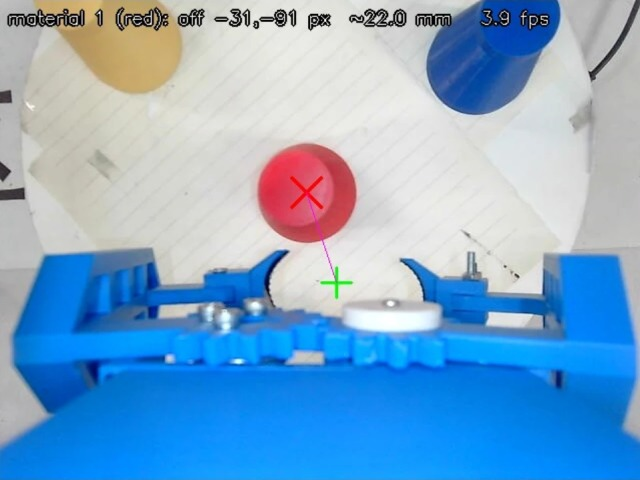
#> input picture car_backup/2026-10-22_树莓派_全部源码/testdata/arm_cam_18.jpg, 640 x 480 px, given in place of the camera
$ python cam_side_test.py 5
#> lines starting #> are read from the running program, lines starting #| are printed output that depends on the picture
### car_backup/2026-10-22_树莓派_全部源码/cam_side.py
"""侧边摄像头(右前角)：测车右侧到"和车身平行的分界线"(灰色场地/白色边框)的距离。
标定(2026-10-04，1280×720，车头和分界线平行)：
  在画面中间那一行，找那条斜着的分界线的左右位置 x(像素)，
  距离(mm) = A2*x² + A1*x + A0   —— 从右前角蓝色摄像头座底边量到分界线，横向。
  标定范围 10～130mm，超出这个范围是外推，误差会变大。"""
import math
import cv2
import numpy as np

# 标定(2026-10-04 第二次，摄像头调过角度后)：在第 y 行，分界线的左右位置 x(像素)，
# 距离mm = c2*x² + c1*x + c0 （从右前角蓝色摄像头座底边横向量到灰/白分界线，车头和分界线平行）
ROW_FITS = [   # (行号y, (c2, c1, c0))
    (360, (2.077271332890736e-05, -0.15139118353417427, 143.5743843589403)),
    (540, (3.5307684780036175e-05, -0.1963560007392011, 192.3360043716526)),
    (690, (2.742623529695094e-05, -0.20907165694217608, 232.8374870468701)),
]
CAL_MIN_MM, CAL_MAX_MM = 30.0, 120.0

# 如果跑过 cam_side_cal.py(摄像头又调过角度后重新标定)，用它写的标定文件覆盖上面的值
try:
    import json as _json
    import os as _os
    _p = _os.path.join(_os.path.dirname(_os.path.abspath(__file__)), 'cam_side_cal.json')
    if _os.path.exists(_p):
        _d = _json.load(open(_p, encoding='utf-8'))
        if _d.get('method') == 'row_profile':
            ROW_FITS = [(float(y), tuple(float(v) for v in c)) for y, c in _d['row_fits']]
            CAL_MIN_MM, CAL_MAX_MM = float(_d['cal_min_mm']), float(_d['cal_max_mm'])
except Exception as _e:
    print('cam_side_cal.json 读取失败，用默认标定：', _e)


def _candidates(g, step=6, half=12, min_drop=8.0, per_row=3, dark=90):
    """每一行找最多 3 个"左边亮→右边暗"的位置；旁边有黑色(字、黑线)的不要。"""
    h, w = g.shape
    k = np.ones(15, np.float32) / 15
    pts = []
    for y in range(0, h, step):
        r = np.convolve(g[y], k, mode='same')
        d = np.zeros(w, np.float32)
        d[half:w - half] = r[2 * half:] - r[:w - 2 * half]     # 右边减左边：白→灰是负数
        d[:half + 2] = 0
        d[-40:] = 0                                            # 画面最右边有一条黑边，不算
        mn = np.minimum.reduce([np.roll(g[y], s) for s in range(-30, 31, 5)])
        d[mn < dark] = 0
        for _ in range(per_row):
            x = int(np.argmin(d))
            if -d[x] < min_drop:
                break
            pts.append((y, x))
            d[max(0, x - 60):x + 60] = 0
    return np.array(pts, float)


def edge_fit(img, amin=0.7, amax=2.5, iters=500, tol=12.0):
    """找画面里那条"和车身平行"的灰/白分界线(在画面里从左上往右下斜，斜率 0.7～2.5)。
    逐行找亮→暗的位置，再用随机抽样拟合直线(RANSAC)，只认斜率对的那条，字、横线、竖边都排除。
    返回 (a, b, 最上行, 最下行, 点数)：分界线 x = a*y + b；找不到返回 None。"""
    g = cv2.cvtColor(img, cv2.COLOR_BGR2GRAY).astype(np.float32)
    g = cv2.GaussianBlur(g, (9, 9), 0)
    P = _candidates(g)
    if len(P) < 15:
        return None
    rng = np.random.default_rng(0)          # 固定随机种子：同一张图每次结果一样
    best = None
    for _ in range(iters):
        i, j = rng.choice(len(P), 2, replace=False)
        (y1, x1), (y2, x2) = P[i], P[j]
        if abs(y2 - y1) < 30:
            continue
        a = (x2 - x1) / (y2 - y1)
        if not (amin <= a <= amax):
            continue
        b = x1 - a * y1
        inl = np.abs(a * P[:, 0] + b - P[:, 1]) < tol
        if best is None or inl.sum() > best.sum():
            best = inl
    if best is None or best.sum() < 15:
        return None
    a, b = np.polyfit(P[best, 0], P[best, 1], 1)
    return float(a), float(b), float(P[best, 0].min()), float(P[best, 0].max()), int(best.sum())


# [8 lines left out: function edge_x, not called in this run]


def side_distance(img):
    """返回 (距离mm, 斜率, 是否在标定范围内)；找不到分界线返回 None。图像缩放到 1280×720 再算。"""
    h, w = img.shape[:2]
    if (w, h) != (1280, 720):
        img = cv2.resize(img, (1280, 720))
    r = edge_fit(img)
    if r is None:
        return None
    a, b, y0, y1, n = r
    for y, (c2, c1, c0) in ROW_FITS:
        if not (y0 - 60 <= y <= y1 + 60):
            continue
        x = a * y + b
        if not (10 <= x <= 1240):
            continue
        d = c2 * x * x + c1 * x + c0
        return d, a, (CAL_MIN_MM - 15 <= d <= CAL_MAX_MM + 15)
    return None


# [37 lines left out: function measure, not called in this run]

### car_backup/2026-10-22_树莓派_全部源码/cam_side_test.py
#!/usr/bin/env python3
"""实时测试：每 0.5 秒打印一次 车右侧(摄像头座底边) 到 右边分界线 的距离。Ctrl+C 退出。
用法(树莓派终端，摄像头窗口 cam_view 要先关掉)：
    cd ~/lidar_map_north && python3 cam_side_test.py"""
import os
import statistics
import sys
import time

import cv2

sys.path.insert(0, os.path.dirname(os.path.abspath(__file__)))
from cam_side import side_distance


def main():
    cam = int(sys.argv[1]) if len(sys.argv) > 1 else 0
    cap = cv2.VideoCapture(cam)
    if not cap.isOpened():
        sys.exit(f'打不开摄像头 {cam}（摄像头窗口 cam_view 关了吗？）')
    cap.set(cv2.CAP_PROP_FRAME_WIDTH, 1280)
    cap.set(cv2.CAP_PROP_FRAME_HEIGHT, 720)
    time.sleep(1.0)
    print('开始测量，按 Ctrl+C 退出', flush=True)
    try:
        while True:
            vals = []
            for _ in range(5):
                ok, f = cap.read()
                if not ok:
                    continue
                r = side_distance(f)
                if r is not None:
                    vals.append(r)
#> this loop made 5 passes
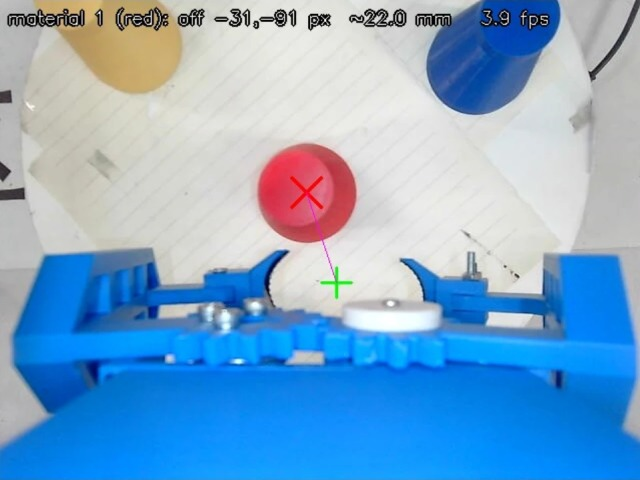
#> input picture car_backup/2026-10-22_树莓派_全部源码/testdata/arm_cam_18.jpg, 640 x 480 px, given in place of the camera
#> pass 1, in side_distance, `img = cv2.resize(img, (1280, 720))`:
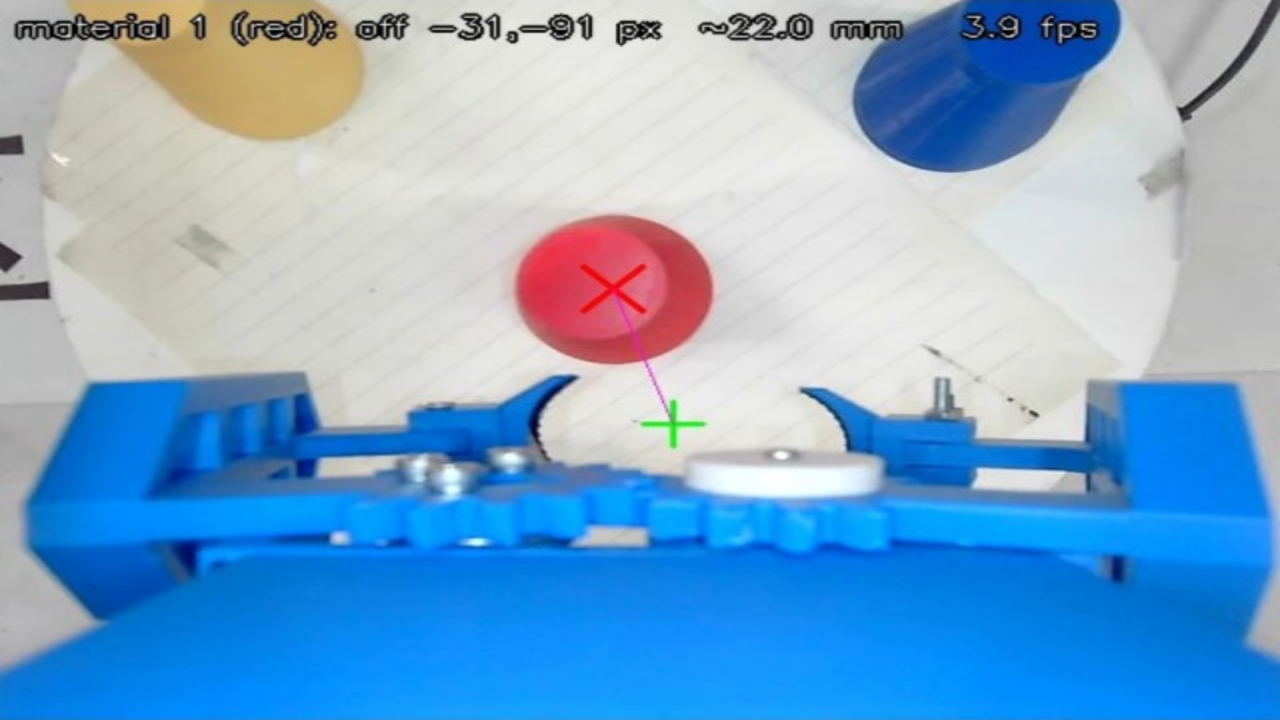
#> img: shape (720, 1280, 3); mean of channels 0, 1, 2 204.2, 167.1, 124.5; drawn as B, G, R
#> pass 1, in edge_fit, `g = cv2.cvtColor(img, cv2.COLOR_BGR2GRAY).astype(np.float32)`:
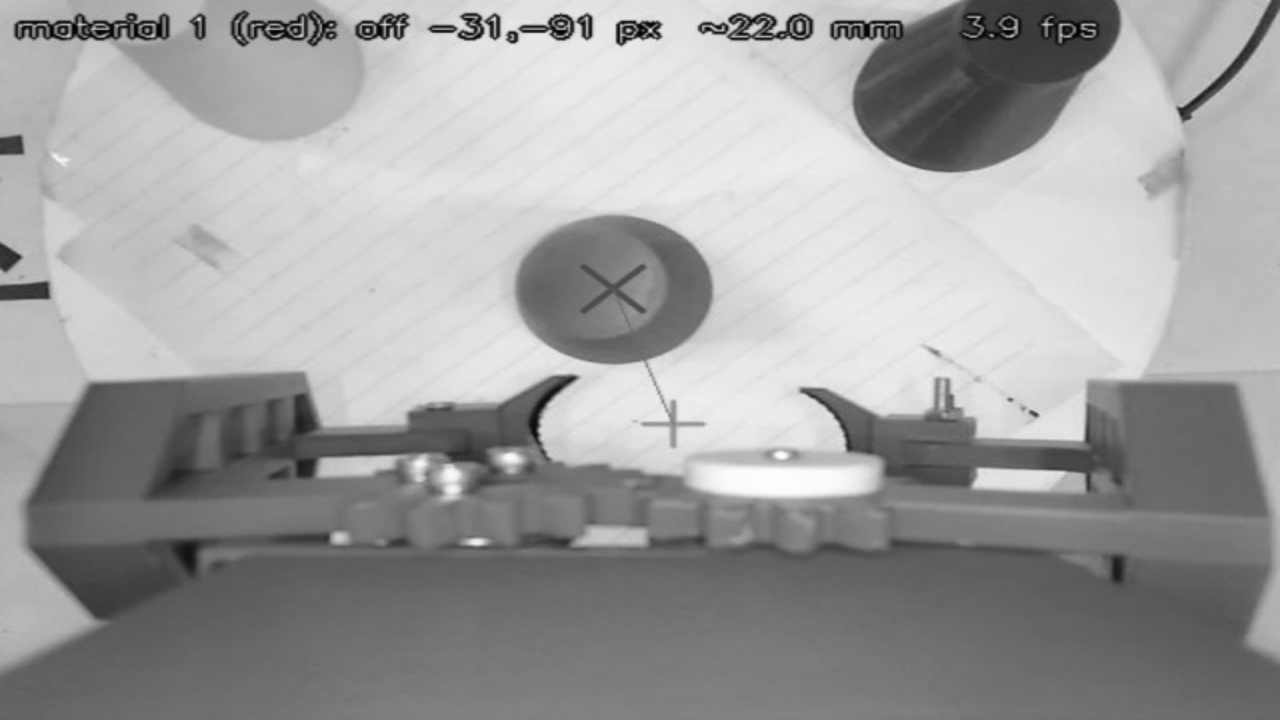
#> g: shape (720, 1280) float32; min 1, max 255, mean 158.6
#> f is the input picture: shape (480, 640, 3); mean B, G, R 204.3, 167.1, 124.5
#> after the loop, vals = [(63.54, 1.5, True), (63.54, 1.5, True), (63.54, 1.5, True), (63.54, 1.5, True), (63.54, 1.5, True)]
            if not vals:
                print('没找到右边的分界线', flush=True)
            else:
                d = statistics.median(v[0] for v in vals)
#> d = 63.54
                a = statistics.median(v[1] for v in vals)
#> a = 1.5
                inside = all(v[2] for v in vals)
#> inside = True
                print(f'离右边分界线 {d:6.1f} mm   (斜边角度 {a:4.1f}°)' + ('' if inside else '   ← 超出标定范围，仅供参考'), flush=True)
#| 离右边分界线   63.5 mm   (斜边角度  1.5°)
            time.sleep(0.3)
    except KeyboardInterrupt:
        pass
    cap.release()


if __name__ == '__main__':
    main()
